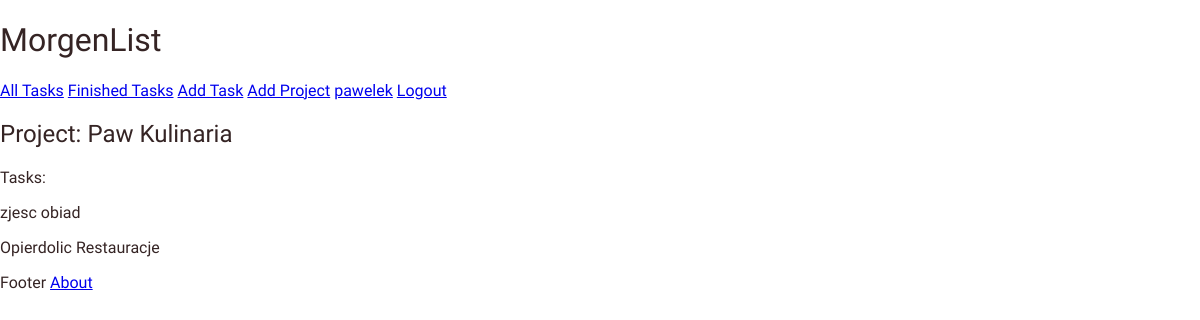
/project_detail/5 (signed in), run on the app's committed database.
### tasktrack/models.py (models this page shows, shortened)
class Project(models.Model):
    owner = models.ForeignKey('auth.User', on_delete=models.CASCADE)
    title = models.CharField(max_length=24, unique=True)
    status = models.IntegerField(choices=STATUS, default = 0)

class Task(models.Model):
    author = models.ForeignKey('auth.User', on_delete=models.CASCADE)
    project = models.ForeignKey('tasktrack.Project', related_name='Tasks', null=True, on_delete=models.CASCADE)
    title = models.CharField(max_length=200, unique=True)
    updated_on = models.DateTimeField(auto_now = True)
    description = models.TextField()
    created_on = DateTimeField(auto_now_add=True)
    status = models.IntegerField(choices=STATUS, default = 0)
    class Meta:
        ordering = ['created_on']

### tasktrack/views.py (the view)
# urls.py: path('project_detail/<int:pk>', views.ProjectDetailView.as_view(), name='project_detail'),
class ProjectDetailView(LoginRequiredMixin, generic.DetailView):
    model = Project
    context_object_name = 'project'
    template_name = 'project_detail.html'

### tasktrack/templates/project_detail.html
{% extends "base.html" %}
{% block content %}
<h2 class = "title">Project: {{ project.title }}</h2>
<p>Tasks:
    </p>
    {% for task in project.Tasks.all %}
        <p>{{ task.title }}</p>
    {% endfor %}
{% endblock %}

### tasktrack/templates/base.html (shortened to what this page needs)
<!DOCTYPE html>
{% load static %}
<html lang="en">
<head>
    <link rel="stylesheet" href="{% static 'css/base.css' %}">
</head>
<body>
    <h1 class="title">MorgenList</h1>
    {% if request.user.is_authenticated %}
        <a href="{% url 'task_list' %}">All Tasks</a>
        <a href="{% url 'task_done' %}">Finished Tasks</a>
        <a href="{% url 'create_task' %}">Add Task</a>
        <a href="{% url 'create_project' %}">Add Project</a>
        <a href="{% url 'task_list' %}">{{ request.user }}</a>
        <a href="{% url 'logout' %}">Logout</a>
    {% endif %}
    {% block content %}{% endblock content %}
    <p class="footer"> Footer  <a href="{% url 'about' %}">About</a></p>
</body>
</html>

### tasktrack/static/css/base.css (style rules this page uses)
body { margin: 0; font-family: 'Gudea', sans-serif; font-weight: 300; color: rgb(53, 36, 36); background-color: rgb(255, 255, 255); }
.title { font-family: 'Gudea', sans-serif; font-weight: 400; }

### data on the page
Project: title "Paw Kulinaria"
Task: title "zjesc obiad"
Task: title "Opierdolic Restauracje"

### other printed values
{{ request.user }} "pawelek"
